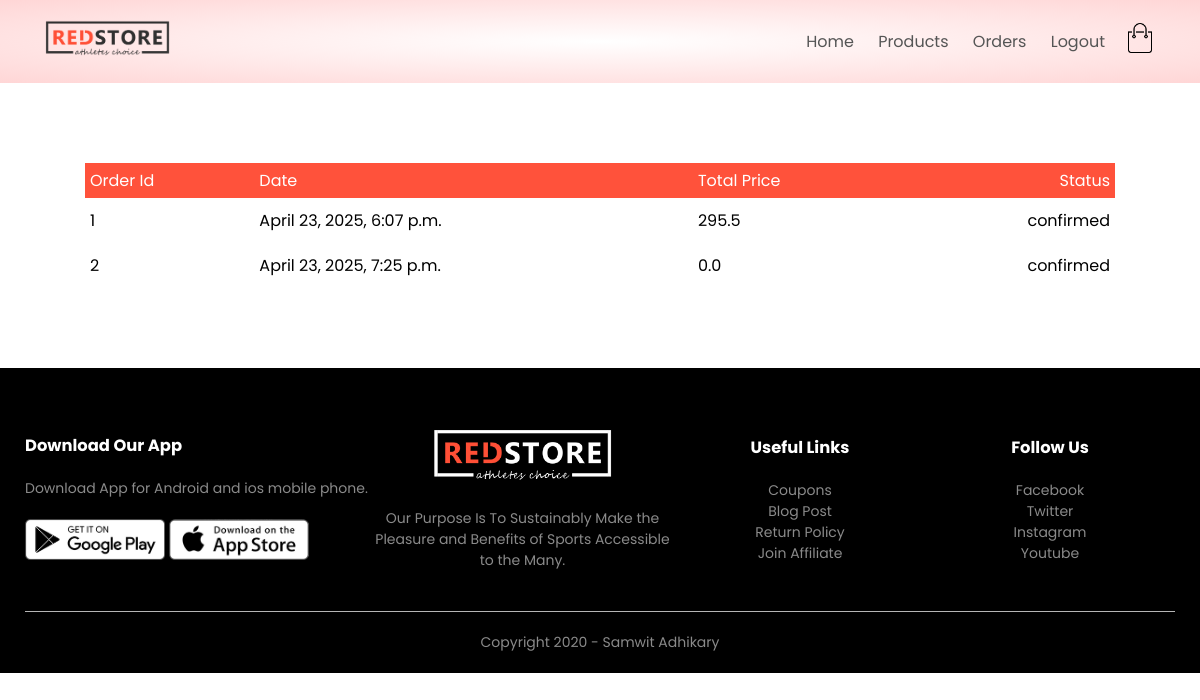
The page /orders/orders/ (signed in) on the database as committed earlier.
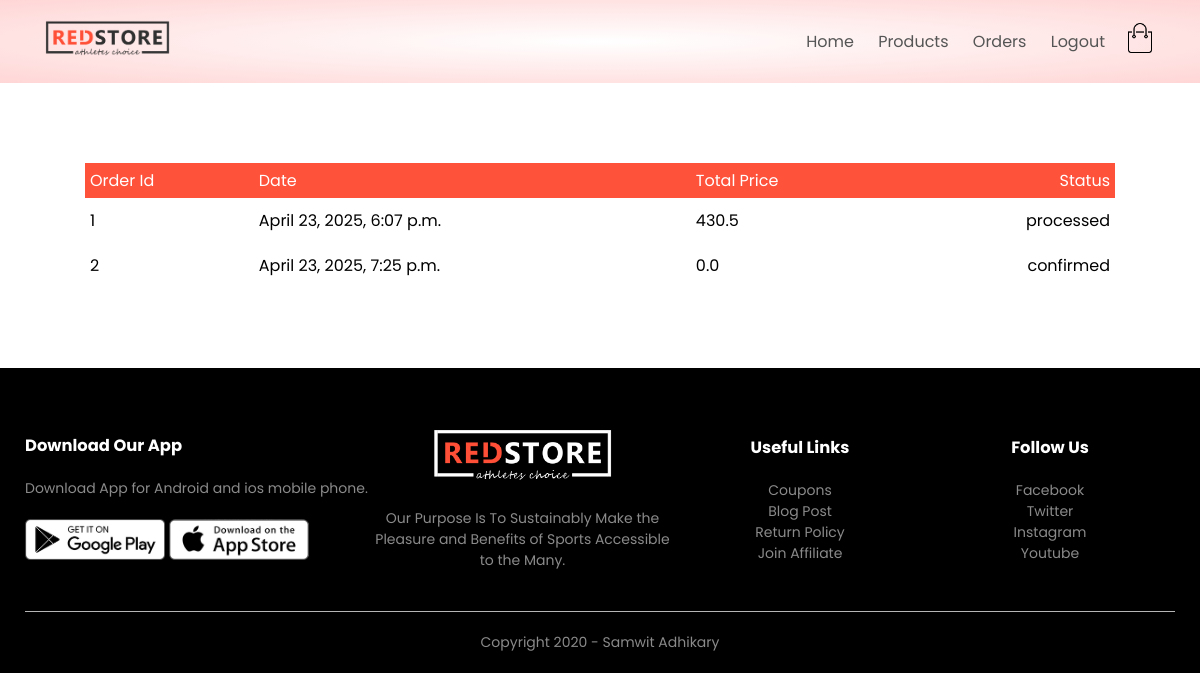
The same page on the database as committed later.
### orders/models.py (models this page shows, shortened)
class Order(models.Model):
    LIVE = 1
    DELETE = 0
    DELETE_CHOICES = ((LIVE, 'Live'), (DELETE, 'Delete'))
    CART_STAGE = 0
    ORDER_CONFIRMED = 1
    ORDER_PROCESSED = 2
    ORDER_DELIVERED = 3
    ORDER_REJECTED = 4
    STATUS_CHOICE = (
        (CART_STAGE, 'CART_STAGE'),
        (ORDER_CONFIRMED, 'ORDER_CONFIRMED'),
        (ORDER_PROCESSED, 'ORDER_PROCESSED'),
        (ORDER_DELIVERED, 'ORDER_DELIVERED'),
        (ORDER_REJECTED, 'ORDER_REJECTED'),
    )
    order_status = models.IntegerField(choices=STATUS_CHOICE, default=CART_STAGE)
    total_price = models.FloatField(default=0)
    owner = models.ForeignKey(Coustamer, on_delete=models.SET_NULL, null=True, related_name='orders')
    delete_staus = models.IntegerField(choices=DELETE_CHOICES, default=LIVE)
    create_at = models.DateTimeField(auto_now_add=True)
    update_at = models.DateTimeField(auto_now=True)

### orders/views.py (the view)
# urls.py: path('orders/', views.show_orders,name='orders'),
@login_required(login_url='account')
def show_orders(request):
    user = request.user
    customer = user.customer_profile
    all_orders = Order.objects.filter(owner = customer).exclude(order_status = Order.CART_STAGE)
    context = {'orders':all_orders}
    return render(request, 'orders.html', context)

### orders/templatetags/get_status.py (called while the page is built)
@register.simple_tag(name='get_status')
def get_total(status):
    status = status-1
    status_arry = ['confirmed','processed','deliverd','rejected']
    return status_arry[status]

### templates/orders.html
{% extends 'blank_layout.html' %}
{% block content %}
    {% if messages %}
        {% for message in messages %}
            <li class="{{ message.tags }}">{{ message }}</li>
        {% endfor %}
    {% else %}
        {% include 'order_container.html' %}
    {% endif %}
{% endblock content %}

### templates/order_container.html
{% load static %}
{% load multiply %}
{% load get_total %}
{% load get_status %}
<div class="small-container cart-page">
    {% if orders %}
    <table>
        <tbody>
            <tr>
                <th>Order Id</th>
                <th>Date</th>
                <th>Total Price</th>
                <th>Status</th>
            </tr>
            {% for order in orders %}
            <tr>
                <td>{{ order.id }}</td>
                <td>{{ order.create_at }}</td>
                <td>{{ order.total_price }}</td>
                <td>{% get_status order.order_status %}</td>
            </tr>
            {% endfor %}
        </tbody>
    </table>
    {% else %}
        <p>No Orders</p>
    {% endif %}
</div>

Rows that differ between the two databases and show on the page:
changed Order id 1: total_price "295.5" → "430.5"; order_status "confirmed" → "processed"
